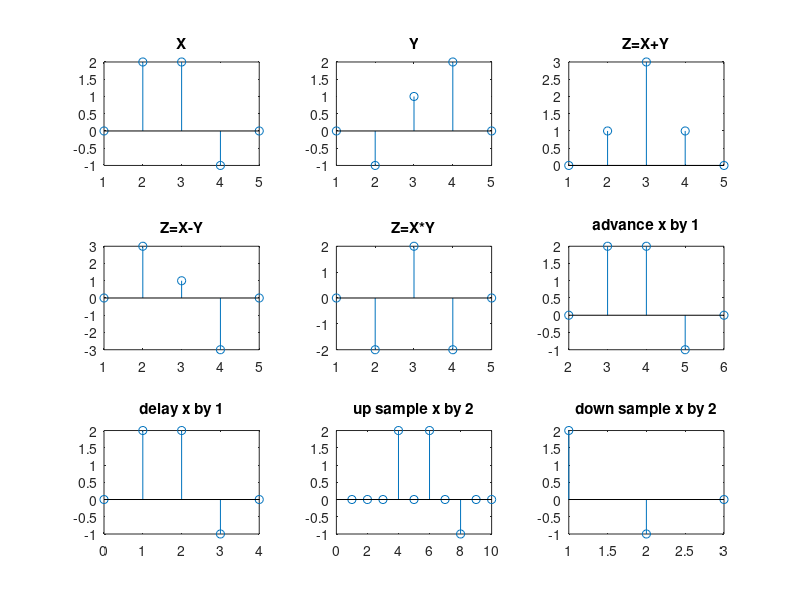

Write MATLAB code to recreate this figure.
%reference x
x=[0 2 2 -1 0];
subplot(3,3,1);
stem(x);
title('X');

%reference y
y=[0 -1 1 2 0];
subplot(3,3,2);
stem(y);
title('Y');

%addition of two signals
z=x+y;
subplot(3,3,3);
stem(z);
title('Z=X+Y');

%subtraction of two signals
z=x-y;
subplot(3,3,4);
stem(z);
title('Z=X-Y');

%multiplication of two signals
z=x.*y;
subplot(3,3,5);
stem(z);
title('Z=X*Y');

%right shift of a signal
z=x;
m = [1:5]
subplot(3,3,6);
stem(m+1,z);
title('advance x by 1');

%left shift of a signal
z=x;
m = [1:5]
subplot(3,3,7);
stem(m-1,z);
title('delay x by 1');

%upsampling of a signal
z=zeros(1,10)
for i=1:10
    if mod(i,2)==0
        z(1,i)=x(1,i/2)
    else
        z(1,i)=0
    end

end
m = [1:10]
subplot(3,3,8);
stem(m,z);
title('up sample x by 2');

%downsampling of a signal

z=zeros(1,3)
for i=1:3
    if i < 5/2
        z(1,i)=x(1,i*2)
    else
        z(1,i)=0
    end

end
m = [1:3]
subplot(3,3,9);
stem(m,z);
title('down sample x by 2');
